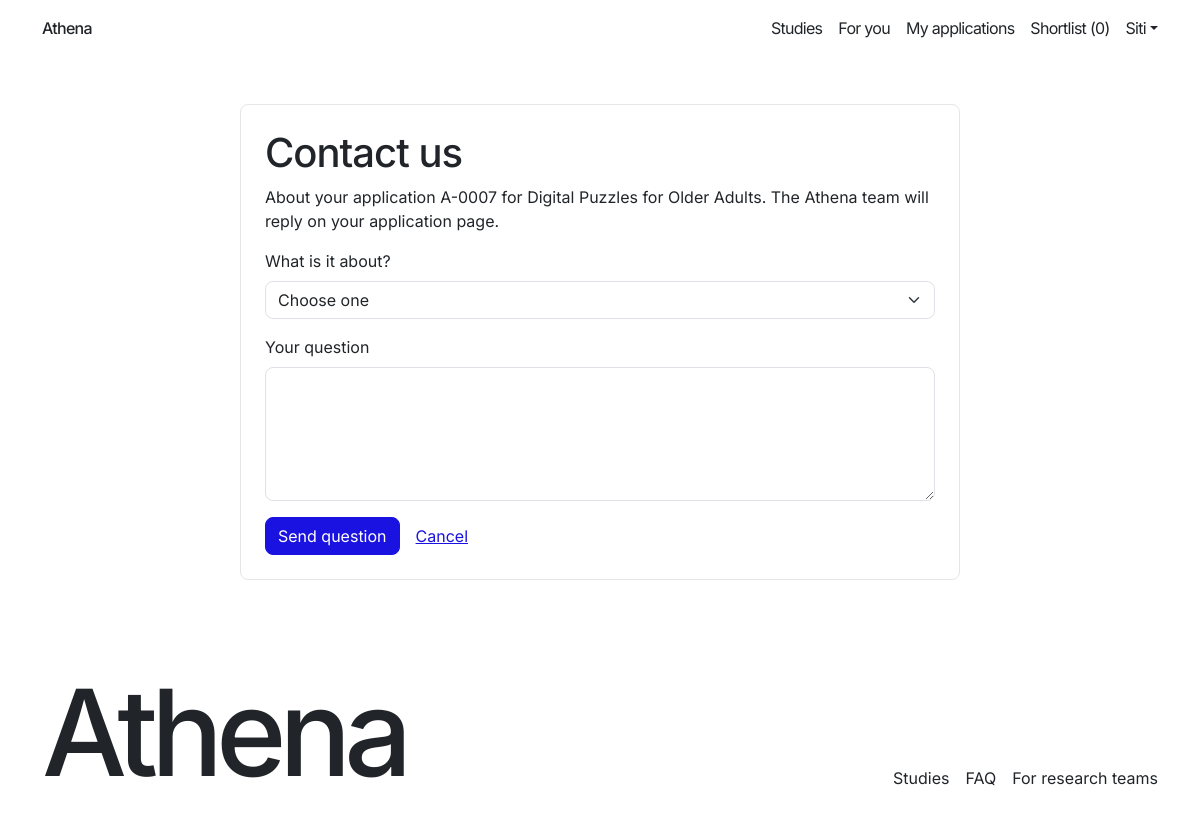
The app's page /applications/7/contact/ (signed in), older data.
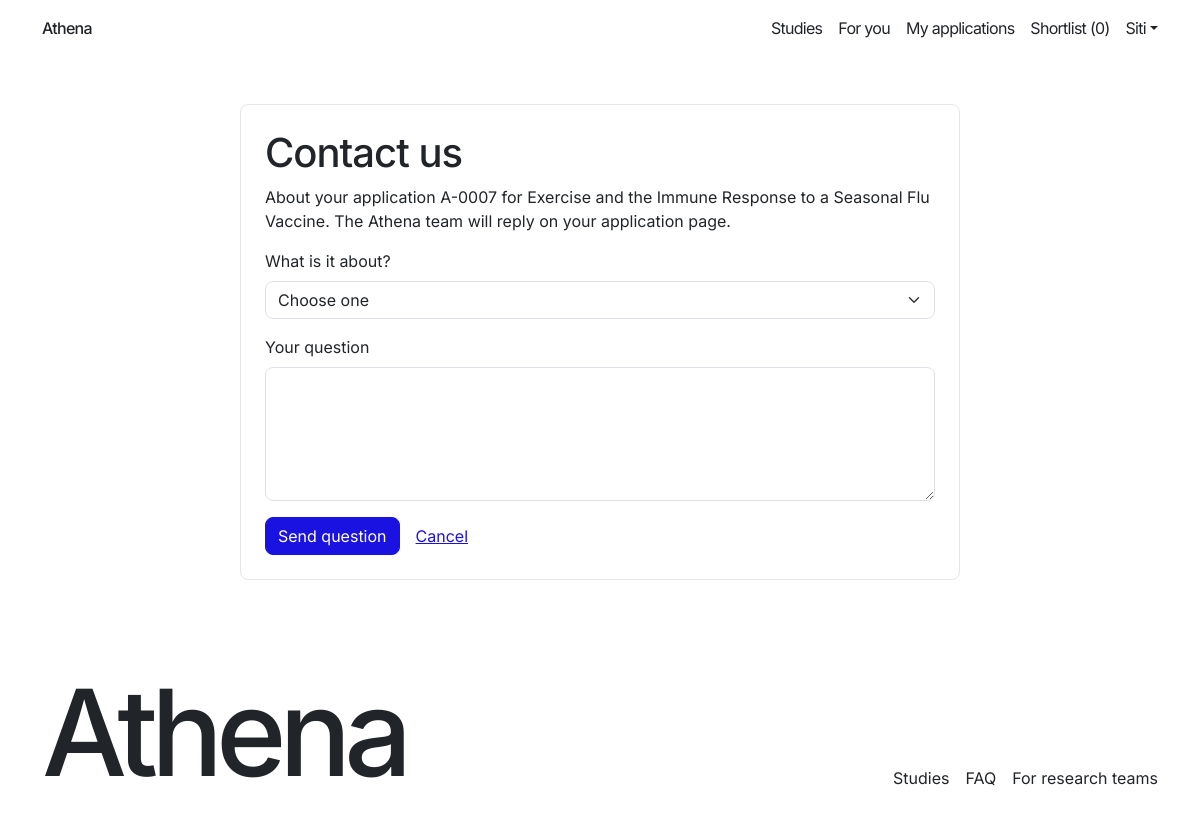
The same page, newer data.
### core/models.py (models this page shows, shortened)
class TimeStampedModel(models.Model):
    created_at = models.DateTimeField(auto_now_add=True)
    updated_at = models.DateTimeField(auto_now=True)
    class Meta:
        abstract = True

class Application(TimeStampedModel):
    class Status(models.TextChoices):
        SUBMITTED = 'submitted', 'Submitted'
        AUTO_DECLINED = 'auto_declined', 'Auto-declined'
        UNDER_REVIEW = 'under_review', 'Under review'
        WAITLISTED = 'waitlisted', 'Waitlisted'
        SHORTLISTED = 'shortlisted', 'Shortlisted'
        SCREENING_SCHEDULED = 'screening_scheduled', 'Screening scheduled'
        SCREENING_PASSED = 'screening_passed', 'Screening passed'
        SCREENING_FAILED = 'screening_failed', 'Screening failed'
        ENROLLED = 'enrolled', 'Enrolled'
        COMPLETED = 'completed', 'Completed'
        NOT_SELECTED = 'not_selected', 'Not selected'
        WITHDRAWN = 'withdrawn', 'Withdrawn'
    class Band(models.TextChoices):
        HIGH = 'high', 'High'
        MEDIUM = 'medium', 'Medium'
        LOW = 'low', 'Low'
        UNSCORED = 'unscored', 'Unscored'
    class Availability(models.TextChoices):
        WEEKDAY_DAYTIME = 'weekday_daytime', 'Weekday daytime'
        WEEKDAY_EVENINGS = 'weekday_evenings', 'Weekday evenings'
        WEEKENDS = 'weekends', 'Weekends'
        FLEXIBLE = 'flexible', 'Flexible'
    class ScreeningOutcome(models.TextChoices):
        PASSED = 'passed', 'Passed'
        FAILED = 'failed', 'Failed'
    participant = models.ForeignKey(
        ParticipantProfile, on_delete=models.RESTRICT, related_name='applications'
    )
    study = models.ForeignKey(Study, on_delete=models.RESTRICT, related_name='applications')
    status = models.CharField(max_length=25, choices=Status.choices, default=Status.SUBMITTED)
    preferred_site = models.ForeignKey(
        Site, on_delete=models.RESTRICT, related_name='applications'
    )
    availability = models.CharField(max_length=20, choices=Availability.choices)
    consent_given_at = models.DateTimeField()
    submitted_at = models.DateTimeField()
    ml2_probability = models.FloatField(null=True, blank=True)
    ml2_band = models.CharField(max_length=10, choices=Band.choices, default=Band.UNSCORED)
    ml2_model_version = models.CharField(max_length=50, blank=True)
    auto_shortlisted = models.BooleanField(default=False)
    original_band = models.CharField(max_length=10, choices=Band.choices, blank=True)
    band_overridden = models.BooleanField(default=False)
    override_reason = models.TextField(blank=True)
    overridden_by = models.ForeignKey(
        User, on_delete=models.SET_NULL, null=True, blank=True,
        related_name='overridden_applications',
    )
    overridden_at = models.DateTimeField(null=True, blank=True)
    screening_outcome = models.CharField(
        max_length=10, choices=ScreeningOutcome.choices, blank=True
    )
    outcome_recorded_at = models.DateTimeField(null=True, blank=True)
    not_selected_reason = models.TextField(blank=True)
    withdrawal_reason = models.TextField(blank=True)
    class Meta:
        constraints = [
            models.UniqueConstraint(
                fields=['participant', 'study'], name='unique_application_pair'
            ),
        ]
    @property
    def reference(self):
        return f'A-{self.pk:04d}'

class Study(TimeStampedModel):
    class StudyType(models.TextChoices):
        INTERVENTIONAL = 'interventional', 'Interventional'
        OBSERVATIONAL = 'observational', 'Observational'
        BEHAVIOURAL = 'behavioural', 'Behavioural'
    class Phase(models.TextChoices):
        NOT_APPLICABLE = 'not_applicable', 'Not applicable'
        PHASE_1 = 'phase_1', 'Phase I'
        PHASE_2 = 'phase_2', 'Phase II'
        PHASE_3 = 'phase_3', 'Phase III'
        PHASE_4 = 'phase_4', 'Phase IV'
    class SexEligibility(models.TextChoices):
        ALL = 'all', 'Anyone'
        FEMALE = 'female', 'Women only'
        MALE = 'male', 'Men only'
    class SmokerRule(models.TextChoices):
        ANY = 'any', 'Smokers and non-smokers'
        NON_SMOKERS = 'non_smokers', 'Non-smokers only'
        SMOKERS = 'smokers', 'Smokers only'
    class VisitTimes(models.TextChoices):
        WEEKDAY_DAYTIME = 'weekday_daytime', 'Weekday daytime'
        WEEKDAY_EVENINGS = 'weekday_evenings', 'Weekday evenings'
        WEEKENDS = 'weekends', 'Weekends'
        FLEXIBLE = 'flexible', 'Flexible'
    class Status(models.TextChoices):
        DRAFT = 'draft', 'Draft'
        PENDING_REVIEW = 'pending_review', 'Pending review'
        CHANGES_REQUESTED = 'changes_requested', 'Changes requested'
        PUBLISHED = 'published', 'Published'
        PAUSED = 'paused', 'Paused'
        FULL = 'full', 'Full'
        CLOSED = 'closed', 'Closed'
    organisation = models.ForeignKey(
        Organisation, on_delete=models.RESTRICT, related_name='studies'
    )
    category = models.ForeignKey(
        StudyCategory, on_delete=models.RESTRICT, related_name='studies'
    )
    title = models.CharField(max_length=200)
    slug = models.SlugField(max_length=220, unique=True, blank=True)
    description = models.TextField()
    visit_plan = models.TextField(blank=True)
    study_type = models.CharField(max_length=20, choices=StudyType.choices)
    phase = models.CharField(
        max_length=20, choices=Phase.choices, default=Phase.NOT_APPLICABLE
    )
    accepts_healthy_volunteers = models.BooleanField()
    sex_eligibility = models.CharField(
        max_length=10, choices=SexEligibility.choices, default=SexEligibility.ALL
    )
    min_age = models.PositiveIntegerField(
        validators=[MinValueValidator(21), MaxValueValidator(100)]
    )
    max_age = models.PositiveIntegerField(
        validators=[MinValueValidator(21), MaxValueValidator(100)]
    )
    min_bmi = models.DecimalField(
        max_digits=4, decimal_places=1, null=True, blank=True
    )
    max_bmi = models.DecimalField(
        max_digits=4, decimal_places=1, null=True, blank=True
    )
    smoker_rule = models.CharField(
        max_length=15, choices=SmokerRule.choices, default=SmokerRule.ANY
    )
    required_conditions = models.ManyToManyField(
        Condition, blank=True, related_name='required_by_studies'
    )
    excluded_conditions = models.ManyToManyField(
        Condition, blank=True, related_name='excluded_by_studies'
    )
    regions = models.ManyToManyField(Region, blank=True, related_name='studies')
    sites = models.ManyToManyField(Site, blank=True, related_name='studies')
    target_enrolment = models.PositiveIntegerField()
    total_visits = models.PositiveIntegerField()
    duration_weeks = models.PositiveIntegerField(
        validators=[MinValueValidator(1)]
    )
    visit_times = models.CharField(max_length=20, choices=VisitTimes.choices)
    compensation_amount = models.DecimalField(max_digits=8, decimal_places=2)
    show_compensation = models.BooleanField()
    start_date = models.DateField()
    recruitment_deadline = models.DateField()
    irb_name = models.CharField(max_length=60, blank=True)
    irb_reference = models.CharField(max_length=60, blank=True)
    irb_expiry = models.DateField(null=True, blank=True)
    irb_approved_text = models.BooleanField(default=False)
    status = models.CharField(
        max_length=20, choices=Status.choices, default=Status.DRAFT
    )
    auto_shortlist_high = models.BooleanField(default=False)
    moderation_comments = models.TextField(blank=True)
    paused_reason = models.TextField(blank=True)
    submitted_at = models.DateTimeField(null=True, blank=True)
    published_at = models.DateTimeField(null=True, blank=True)
    created_by = models.ForeignKey(
        User,
        on_delete=models.SET_NULL,
        null=True,
        blank=True,
        related_name='created_studies',
    )
    last_edited_by = models.ForeignKey(
        User,
        on_delete=models.SET_NULL,
        null=True,
        blank=True,
        related_name='edited_studies',
    )
    reviewed_by = models.ForeignKey(
        User,
        on_delete=models.SET_NULL,
        null=True,
        blank=True,
        related_name='reviewed_studies',
    )
    class Meta:
        constraints = [
            models.CheckConstraint(
                condition=Q(min_age__lte=models.F('max_age')),
                name='study_age_order',
            ),
            models.CheckConstraint(
                condition=Q(min_bmi__isnull=True)
                | Q(max_bmi__isnull=True)
                | Q(min_bmi__lte=models.F('max_bmi')),
                name='study_bmi_order',
            ),
            models.CheckConstraint(
                condition=Q(target_enrolment__gte=1),
                name='study_target_min_1',
            ),
            models.CheckConstraint(
                condition=Q(total_visits__gte=1),
                name='study_visits_min_1',
            ),
            models.CheckConstraint(
                condition=Q(compensation_amount__gte=0),
                name='study_compensation_not_negative',
            ),
        ]

### storefront/views.py (the view, shortened to what this page needs)
# urls.py: path('applications/<int:application_id>/contact/', views.contact_application, name='contact_application'),
@participant_required
def contact_application(request, application_id):
    try:
        application = get_my_application(
            request.user.participant_profile, application_id
        )
    except Application.DoesNotExist:
        raise Http404
    form = SupportRequestForm(request.POST or None)
    return render(
        request,
        'storefront/contact_application.html',
        {'application': application, 'form': form},
    )

### storefront/forms.py
class SupportRequestForm(forms.Form):
    topic = forms.ChoiceField(
        label='What is it about?',
        choices=[('', 'Choose one'), *SupportRequest.Topic.choices],
        widget=forms.Select(attrs={'class': 'form-select'}),
    )
    question = forms.CharField(
        max_length=1000,
        label='Your question',
        widget=forms.Textarea(attrs={'rows': 5, 'class': 'form-control'}),
    )

### adminpanel/context_processors.py (called while the page is built)
def panel_notifications(request):
    return {
        'panel_unread_count': (
            unread_count(request.user) if request.user.is_authenticated else 0
        ),
        'user_role': user_role(request.user) if request.user.is_authenticated else None,
    }

### core/services.py (called while the page is built)
def shortlist_count(profile):
    return Shortlist.objects.filter(
        participant=profile,
        study__status__in=[Study.Status.PUBLISHED, Study.Status.FULL],
    ).count()

def unread_count(user):
    return Notification.objects.filter(user=user, is_read=False).count()

### templates/storefront/contact_application.html (shortened to what this page needs)
{% extends 'storefront/base_storefront.html' %}
{% block content %}
<div class="container py-5">
  <div class="form-narrow mx-auto card p-4">
    <h1>Contact us</h1>
    <p>About your application {{ application.reference }} for {{ application.study.title }}. The Athena team will reply on your application page.</p>
    <form method="post">
      <div class="mb-3">
        <label class="form-label" for="{{ form.topic.id_for_label }}">{{ form.topic.label }}</label>
        {{ form.topic }}
      </div>
      <div class="mb-3">
        <label class="form-label" for="{{ form.question.id_for_label }}">{{ form.question.label }}</label>
        {{ form.question }}
      </div>
      <div class="d-flex align-items-center gap-3">
        <button class="btn btn-primary" type="submit">Send question</button>
        <a href="{% url 'storefront:application_detail' application.pk %}">Cancel</a>
      </div>
    </form>
  </div>
</div>
{% endblock %}

Row changes from the older to the newer data that the page shows:
changed Application "A-0007": study "Digital Puzzles for Older Adults" → "Exercise and the Immune Response to a Seasonal Flu Vaccine"
